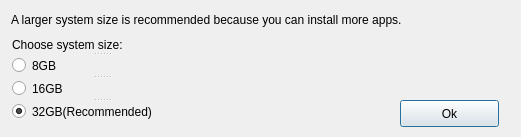
<?xml version="1.0" encoding="UTF-8"?>
<ui version="4.0">
 <class>DataImageConfigDialog</class>
 <widget class="QDialog" name="DataImageConfigDialog">
  <property name="geometry">
   <rect>
    <x>0</x>
    <y>0</y>
    <width>521</width>
    <height>137</height>
   </rect>
  </property>
  <property name="windowTitle">
   <string>Dialog</string>
  </property>
  <widget class="QPushButton" name="pushButton">
   <property name="geometry">
    <rect>
     <x>400</x>
     <y>100</y>
     <width>99</width>
     <height>27</height>
    </rect>
   </property>
   <property name="text">
    <string>Ok</string>
   </property>
  </widget>
  <widget class="QLabel" name="label_2">
   <property name="geometry">
    <rect>
     <x>11</x>
     <y>11</y>
     <width>498</width>
     <height>17</height>
    </rect>
   </property>
   <property name="text">
    <string>A larger system size is recommended because you can install more apps.</string>
   </property>
  </widget>
  <widget class="QSplitter" name="splitter">
   <property name="geometry">
    <rect>
     <x>12</x>
     <y>38</y>
     <width>179</width>
     <height>83</height>
    </rect>
   </property>
   <property name="orientation">
    <enum>Qt::Vertical</enum>
   </property>
   <widget class="QLabel" name="label">
    <property name="text">
     <string>Choose system size:</string>
    </property>
   </widget>
   <widget class="QRadioButton" name="radioButton1">
    <property name="text">
     <string>8GB</string>
    </property>
   </widget>
   <widget class="QRadioButton" name="radioButton2">
    <property name="text">
     <string>16GB</string>
    </property>
    <property name="checked">
     <bool>false</bool>
    </property>
   </widget>
   <widget class="QRadioButton" name="radioButton3">
    <property name="text">
     <string>32GB(Recommended)</string>
    </property>
    <property name="checkable">
     <bool>true</bool>
    </property>
    <property name="checked">
     <bool>true</bool>
    </property>
   </widget>
  </widget>
 </widget>
 <resources/>
 <connections/>
</ui>
